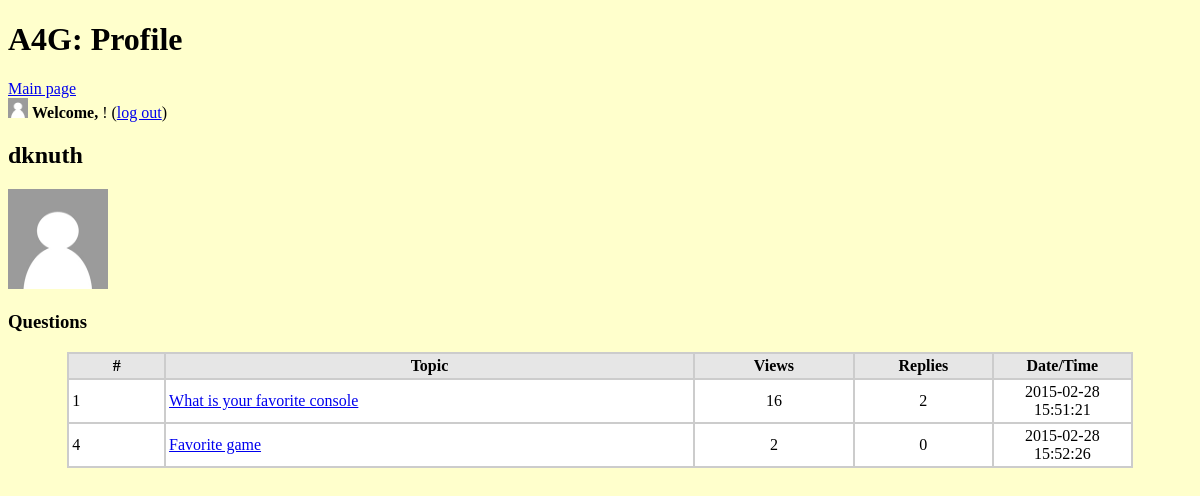
The page /profile.php?id=7 on the database as committed earlier.
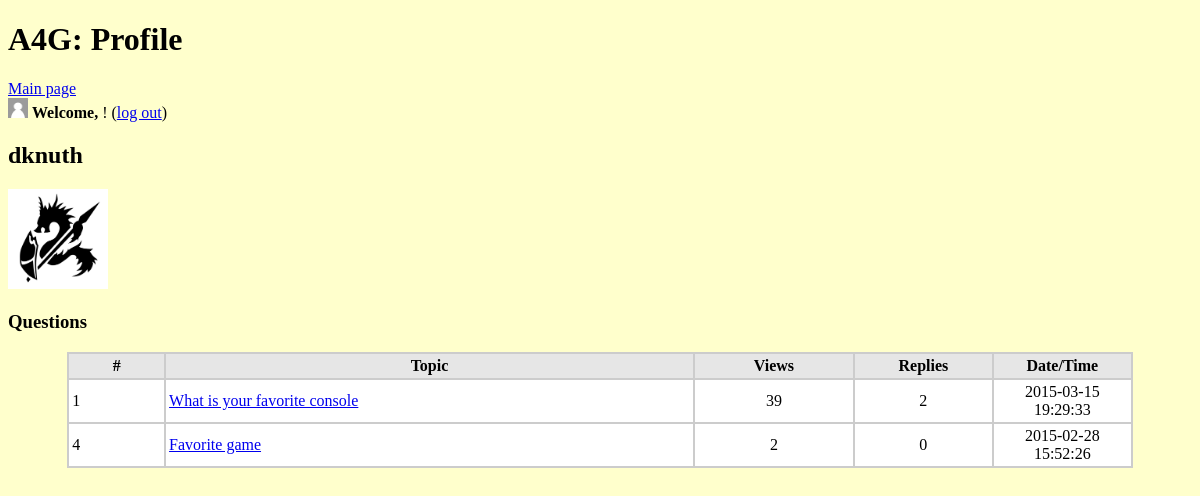
The same page on the database as committed later.
### tables this page shows
CREATE TABLE IF NOT EXISTS `user` (
`id` int(4) NOT NULL,
  `username` varchar(30) NOT NULL,
  `password` varchar(30) NOT NULL,
  `picture` longtext NOT NULL
);

CREATE TABLE IF NOT EXISTS `question` (
  `u_id` int(4) NOT NULL,
`q_id` int(4) NOT NULL,
  `topic` varchar(255) NOT NULL,
  `detail` longtext NOT NULL,
  `datetime` timestamp NOT NULL DEFAULT '0000-00-00 00:00:00' ON UPDATE CURRENT_TIMESTAMP,
  `view` int(4) DEFAULT '0',
  `reply` int(4) DEFAULT '0',
  `value` int(5) NOT NULL DEFAULT '0'
);

### profile.php (the view, shortened to what this page needs)
<?php
include_once "creds.php";
$tbl_name="question";
$tbl_name2="user";
$db = new mysqli($host, $user,$pw,$db_name);
$id=$_GET['id'];
$sql="SELECT * FROM `$tbl_name` WHERE `u_id` = $id";
$sqlname = "SELECT * FROM `$tbl_name2` WHERE `id` = $id";
$rname=$db->query($sqlname);
$roname=mysqli_fetch_array($rname);
?>
<!DOCTYPE html>
<head>
<link rel="stylesheet" type="text/css" href="style.css">
</head>
<html>
<h1> A4G: Profile </h1><a href=index.php>Main page</a>
<body>
<BR>
<?php
	$uname = $_SESSION['username'];
	$sql1="SELECT id FROM `$tbl_name2` WHERE `username` =  '".$uname. "'";
	$result=$db->query($sql);
	$results=$db->query($sql1);
	$row=mysqli_fetch_array($results);
	$sqlpic ="SELECT picture FROM `$tbl_name2` WHERE `username` = '".$uname. "'";
	$respic = $db->query($sqlpic);
	$rpic = mysqli_fetch_array($respic);
	if($rpic['picture'] == "" ){
		echo "<img width='20' height = '20' src='Pictures/default.png' alt='Default Profile Pic'>";
	}
	else{
		echo"<img width='20' height='20' src='Pictures/".$rpic['picture']."' alt=Profile Pic'>";
	}
?>
<td> <strong>Welcome, </strong> <a href="profile.php?id=<?php echo $row['id']; ?>" ><?=$_SESSION['username']?> </a> !
(<a href="index.php?action=logout">log out</a>)</td>
<td> <h2><?php echo $roname['username']; ?> </h2>
<?php
$q = "SELECT * FROM `$tbl_name2` where `id` = $id ";
$res = $db->query($q);
while($r = mysqli_fetch_array($res)){
	if($r['picture'] == "" ){
		echo "<img width='100' height = '100' src='Pictures/default.png' alt='Default Profile Pic'>";
	}
	else{
		echo"<img width='100' height='100' src='Pictures/".$r['picture']."' alt=Profile Pic'>";
	}
}
echo "<br>";
?>
<h3>Questions</h3>
<table width="90%" border="0" align="center" cellpadding="3" cellspacing"1" bgcolor="#CCCCCC">
	<tr>
		<td width-"13%" align="center" bgcolor="#E6E6E6"><strong>#</strong></td>
		<td width="50%" align="center" bgcolor="#E6E6E6"><strong>Topic</strong></td>
		<td width="15%" align="center" bgcolor="#E6E6E6"><strong>Views</strong></td>
		<td width="13%" align="center" bgcolor="#E6E6E6"><strong>Replies</strong></td>
		<td width="13%" align="center" bgcolor="#E6E6E6"><strong>Date/Time</strong></td>
	</tr>
	<?php
	while($rows=mysqli_fetch_array($result)){
		?>
		<tr>
			<td bgcolor="#FFFFFF"><?php echo $rows['q_id']; ?></td>
			<td bgcolor="#FFFFFF"><a href="view.php?id=<?php echo $rows['q_id']; ?> "><?php echo $rows['topic']; ?></a><BR></td>
			<td align="center" bgcolor="#FFFFFF"><?php echo $rows['view']; ?></td>
			<td align="center" bgcolor="#FFFFFF"><?php echo $rows['reply']; ?></td>
			<td align="center" bgcolor="#FFFFFF"><?php echo $rows['datetime']; ?></td>
		</tr>
		<?php
	}
?>
</body>
</html>

Rows that differ between the two databases and show on the page:
changed user "dknuth": picture: picture added
changed question "What is your favorite console": view "16" → "39"; datetime "2015-02-28 15:51:21" → "2015-03-15 19:29:33"
